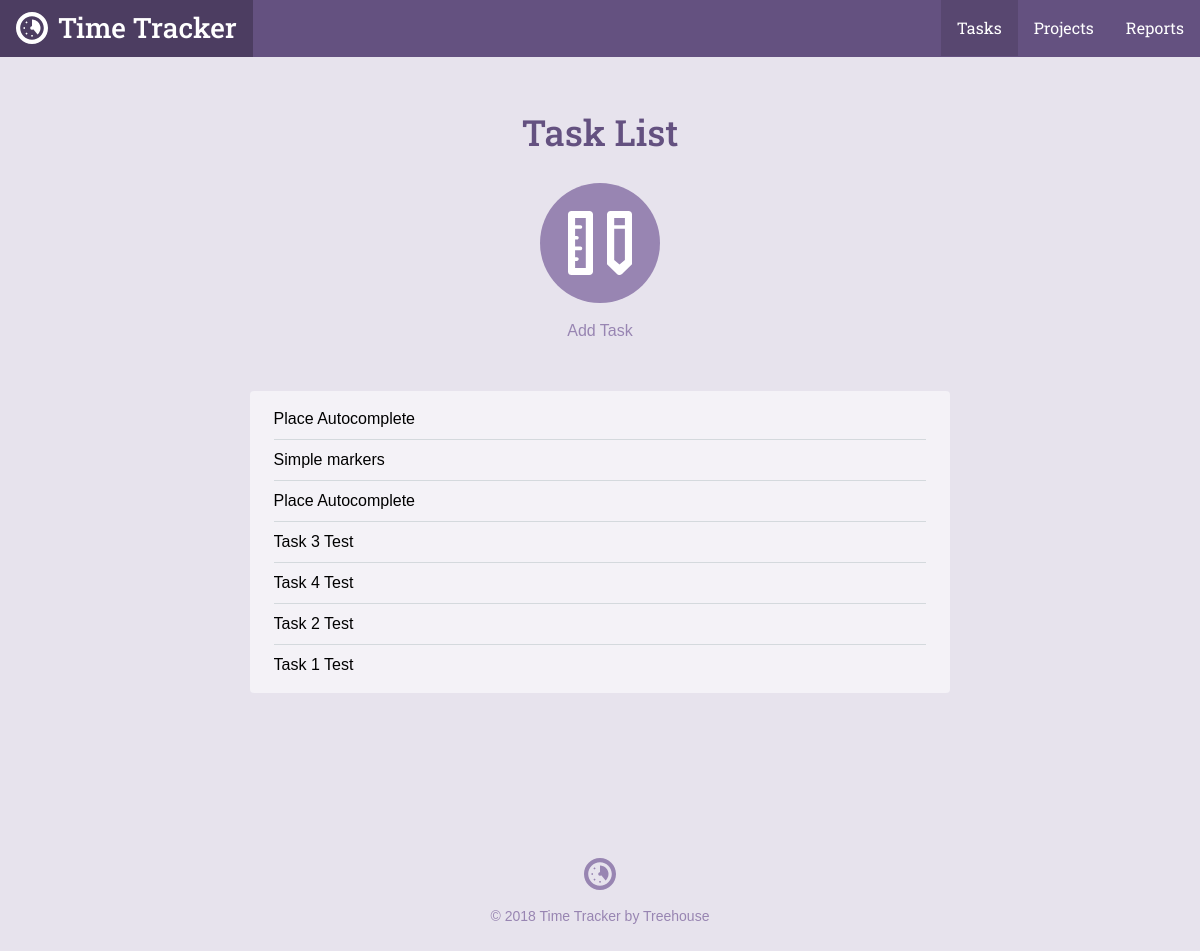
The page /task_list.php on the database its author committed.
### tables this page shows
CREATE TABLE `tasks` (
	`task_id`	INTEGER PRIMARY KEY AUTOINCREMENT,
	`project_id`	INTEGER,
	`title`	TEXT,
	`date`	INTEGER NOT NULL,
	`time`	TEXT NOT NULL
);

### inc/functions.php (called while the page is built, shortened)
<?php
function getTaskList($filter = null)
{
    include "connection.php";
    $query = "SELECT tasks.*, projects.title AS project FROM tasks"
        ." JOIN projects ON tasks.project_id = projects.project_id";
    $where = '';
    $orderBy = ' ORDER BY date DESC';
    try {
        $results = $db->prepare($query . $where . $orderBy);
        $results->execute();
    } catch (Exception $e) {
        echo "Error: ".$e->getMessage()."<br/>";
        return [];
    }
    return $results->fetchAll(PDO::FETCH_ASSOC);
}

### task_list.php (the view, shortened to what this page needs)
<?php
require 'inc/functions.php';
include 'inc/header.php';
?>
<div class="section catalog random">
    <div class="col-container page-container">
        <div class="col col-70-md col-60-lg col-center">
            <h1 class="actions-header">Task List</h1>
            <div class="actions-item">
                <a class="actions-link" href="task.php">
                    <span class="actions-icon">
                        <svg viewbox="0 0 64 64"><use xlink:href="#task_icon"></use></svg>
                    </span>
                Add Task</a>
            </div>
            <div class="form-container">
              <ul class="items">
                <?php
                foreach (getTaskList() as $item) {
                    echo "<li>". $item['title'] ."</li>";
                }
                ?>
              </ul>
            </div>
        </div>
    </div>
</div>
<?php include("inc/footer.php"); ?>

### css/style.css (style rules this page uses)
*,:after,:before { box-sizing:border-box }
html { font-family:sans-serif;-ms-text-size-adjust:100%;-webkit-text-size-adjust:100% }
body { margin:0 }
a { background-color:transparent }
h1 { font-size:2em;margin:.67em 0 }
svg:not(:root) { overflow:hidden }
html { font-size:100%;line-height:1.5;-webkit-tap-highlight-color:transparent }
body { font-size:1rem;font-family:"Gotham Rounded A","Gotham Rounded B","Helvetica",Helvetica,Arial,sans-serif;font-style:normal;font-weight:400 }
.col { float:left;width:100% }
.col-container:before,.col-container:after { content:" ";display:table }
.col-container:after { clear:both }
.col-center { float:none;margin:0 auto }
@media screen and (min-width: 680px) { .col-70-md { width:70% !important } }
@media screen and (min-width: 960px) { .col-60-lg { width:60% !important } }
h1,h2,h3,h4,h5,h6 { color:#40484a;display:block;font-weight:500;margin:0;text-rendering:optimizeLegibility }
h1 { font-size:2.25rem }
a { color:#3f8abf;cursor:pointer;transition:color 300ms 0s ease;text-decoration:none }
ul,ol { margin:0;padding:0 0 0 2rem }
body { background-color:#e7e3ed }
h1,h2,h3,h4,h5,h6 { color:#645180;font-family:"Roboto Slab", Helvetica, Arial, sans-serif }
.col-container { margin:0 auto;max-width:1200px }
.actions-header { margin-bottom:1.5rem }
.actions-item { margin:0 1.5rem }
@media screen and (min-width: 680px) { .actions-item { display:inline-block;float:left } }
.page-container .actions-item { float:none }
.actions-link { transition:color 200ms ease-in-out;color:#9885b2;display:block }
@media screen { .actions-link { margin-bottom:2rem } }
@media screen and (min-width: 680px) { .actions-link { margin-bottom:0 } }
.actions-icon { width:120px;height:120px;transition:background 200ms ease-in-out;display:block;background-color:#9885b2;border-radius:9999px }
@media screen { .actions-icon { margin-bottom:.5rem } }
@media screen and (min-width: 680px) { .actions-icon { margin-bottom:1rem } }
.actions-icon svg { width:64px;height:64px;margin-top:28px;fill:#fff;display:inline-block }
.page-container .actions-icon { margin-left:auto;margin-right:auto }
.page-container { text-align:center }
@media screen { .page-container { padding:1.5rem 1rem 0 1rem } }
@media screen and (min-width: 680px) { .page-container { padding-top:3rem } }
.form-container { background-color:#f4f2f7;border-radius:4px }
@media screen { .form-container { padding:.5rem 1.5rem;margin-top:.5rem;margin-bottom:1.5rem } }
@media screen and (min-width: 680px) { .form-container { padding:.5rem 1.5rem;margin-top:3rem;margin-bottom:0 } }
.items { list-style:none;overflow:hidden;padding:0;margin:0 }
.items li { position:relative;text-align:left;border-bottom:solid 1px #d4d9dd;padding-top:.5rem;padding-bottom:.5rem }
.items li:last-child { border-bottom:none !important }

### rows shown on the page
tasks: title "Place Autocomplete"
tasks: title "Simple markers"
tasks: title "Place Autocomplete"
tasks: title "Task 3 Test"
tasks: title "Task 4 Test"
tasks: title "Task 2 Test"
tasks: title "Task 1 Test"
